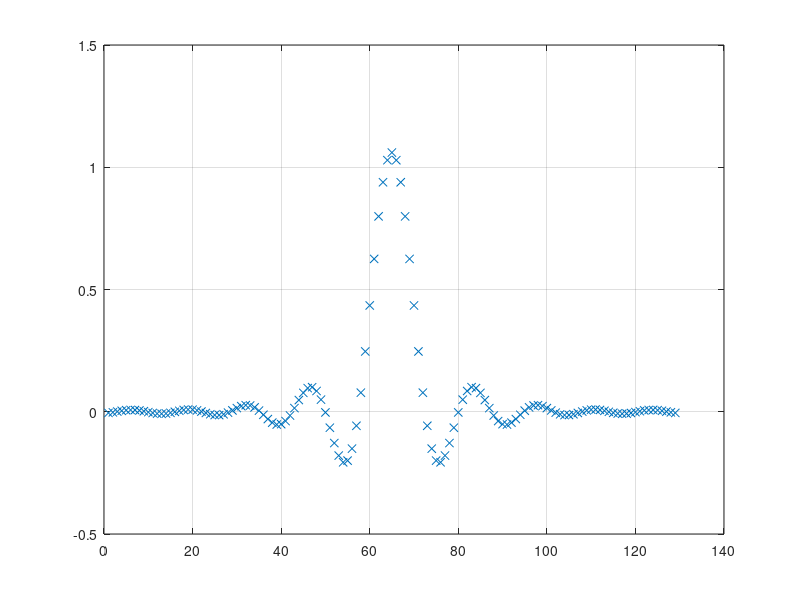
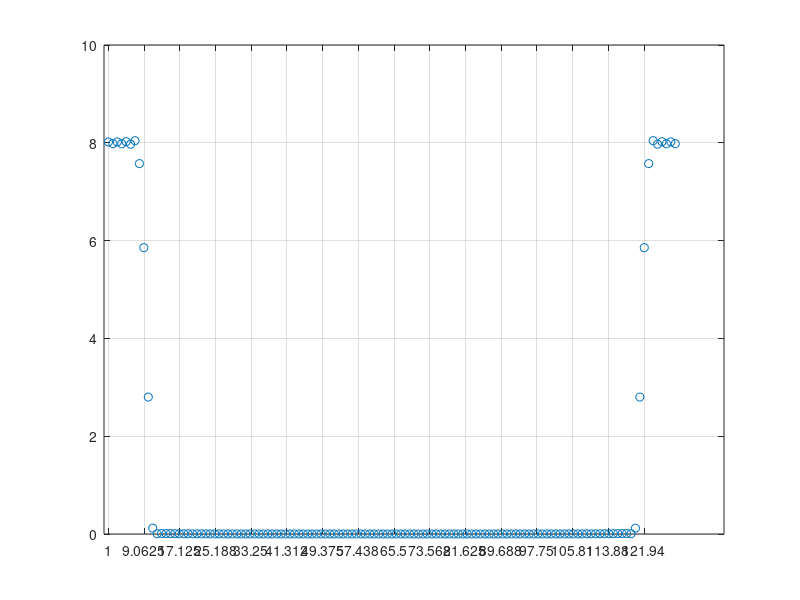

Reproduce these figures in MATLAB, in order. (Note: this script raises an error after producing the figures.)

close all;
clear;
clc;

%% load data set first

%%
F = 3.84e6;
T = 1/F; tc = T;

chipsPerFrame    = 3.84e4; 
frames_you_need  = 3;
slots_per_frame  = 15;
symbols_per_slot = 10;
OVSF             = 256;

%% match_filter function
a = 0.22;
rc0 = @(t) ( sin(pi*t/tc*(1-a)) + 4*a*t/tc .*cos(pi*t/tc*(1+a)) )  ./....
           (               pi*t/tc.* (1-(4*a*t/tc).^2)          )   ;
smb = 8;%%%%%%%%%%%%%%%%%%%%%%%%%%%%%%%%%%%%%%%%%%%%%%%%%%%%%%%%%%%%%%%%%%       
tt = -smb*tc:tc/8:smb*tc;
plot(1:length(tt),rc0(tt),'x');grid on
find(rc0(tt)==max(rc0(tt)));
tt(smb*8+1)=1/65536/65536; % 1st jdd_kq
plot(1:length(tt),rc0(tt),'x');grid on
f = rc0(tt); [find(f==max(f)),length(f)] ; 
figure;plot(abs(fft(f,1024)));plot(abs(fft(f)),'o');xticks(1:length(fft(f))/16  :length(fft(f)));grid on;
%%
%%
%%
fz = 15.36e+6;  sa = 4*fz;
ii = real(rxzp).*cos(2*pi*fz*(1:length(rxzp))).';
ii = filter(f,1,ii);
qq = imag(rxzp).*sin(2*pi*fz*(1:length(rxzp))).';
qq = filter(f,1,qq);
rxbb = ii+1j*qq;  % oversample 16 * baseband
figure;
rcom = 1/16 * downsample(rxbb,2);  % oversample 8

%% 8 oversample 8
rr8 = zeros(length(rcom)/8,8);
for phase_bias = 0:7
    rr8(:,phase_bias+1) = downsample(rcom,8,phase_bias);
end
%%    
slottt = 3;   pfold = 11;  rc = zeros(2560*slottt,pfold,8); psyncp_xg = zeros(8,1);

for si = 1:8
    for pix = 1:pfold
        t00 = rr8([1 : 2560*slottt]+2560*slottt*(pix-1), si);
        rc(:,pix,si) = filter(c_pscf, 1, t00);
    end
    t_xg = sum(abs(rc(:,:,si)).^2, 2);
    
    figure; plot(abs(t_xg), '-o'); xticks(1:2560:slottt*2560);grid on; title(string(si))
    
    t_xg = abs(t_xg);
    
    [t1, t2] = max(t_xg);
    psyncp_xg(si) = t1;
end

% phase1 out of 8oversample
phase = find(psyncp_xg == max(psyncp_xg));
rcom_1p8 = rr8(:, phase);

%% pss slot_sync
% where/when a slot begin
pt = psc_sync(rcom_1p8, c_pscf);
rcom_psynced = rcom_1p8(pt:end);

%% ssc frame_type
sft = 3; Nt = 15*1;
snt = Nt*sft;   
slotss = rcom_psynced(1:snt*2560); 
slotss = reshape(slotss,[2560,snt]);
slotss = slotss(1:256,:);
ss = zeros(16,snt);
for strap = 1:16
    ssa = c_ssc(:,strap) .* slotss;
    ssa = sum(ssa,1);
    ss(strap,:) = abs(ssa).^2;
end
ss = reshape(ss,[16,15,3]);
ss = sum(ss,3);
t = max(ss);ssout=zeros(15,1);
for strap = 1:15
    ssout(strap) = find(ss(:,strap)==t(strap));
end

% inner_product 15 slots
ssout'

diversity = zeros(64,15);
for antenna = 0:63
    for fen_ji=0:14
        cs = circshift(real_bdb15(antenna+1,:),fen_ji);
        diversity(antenna+1,fen_ji+1) = sum(ssout' == cs);
    end
end
diversity
[toils,snares]= find(diversity==max(max(diversity)));

ssc_sync063 = [(toils-1),(snares-1)]
%%
rcom_ssynced  = rcom_psynced(2560 * ssc_sync063(2) + [1 : frames_you_need*chipsPerFrame] ) ;  




